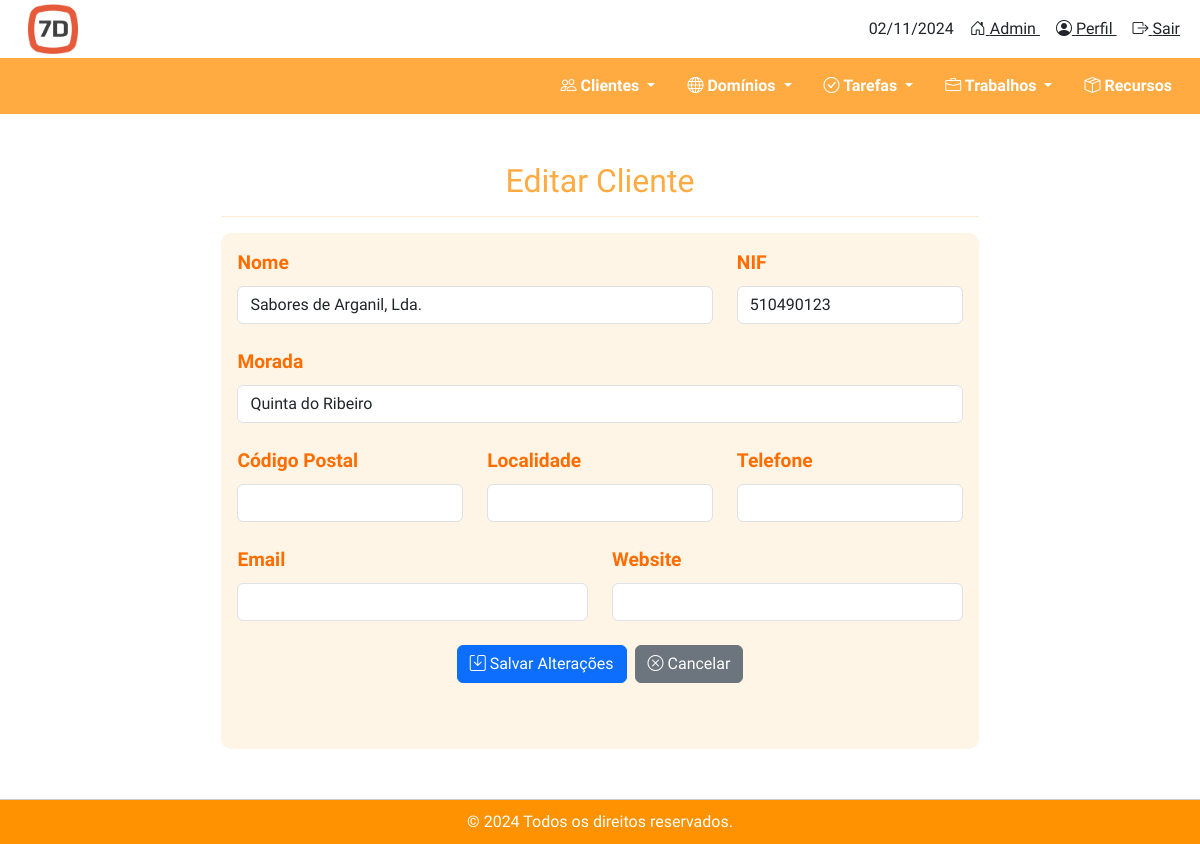
The page /clientes/editar/2/ on the database as committed earlier.
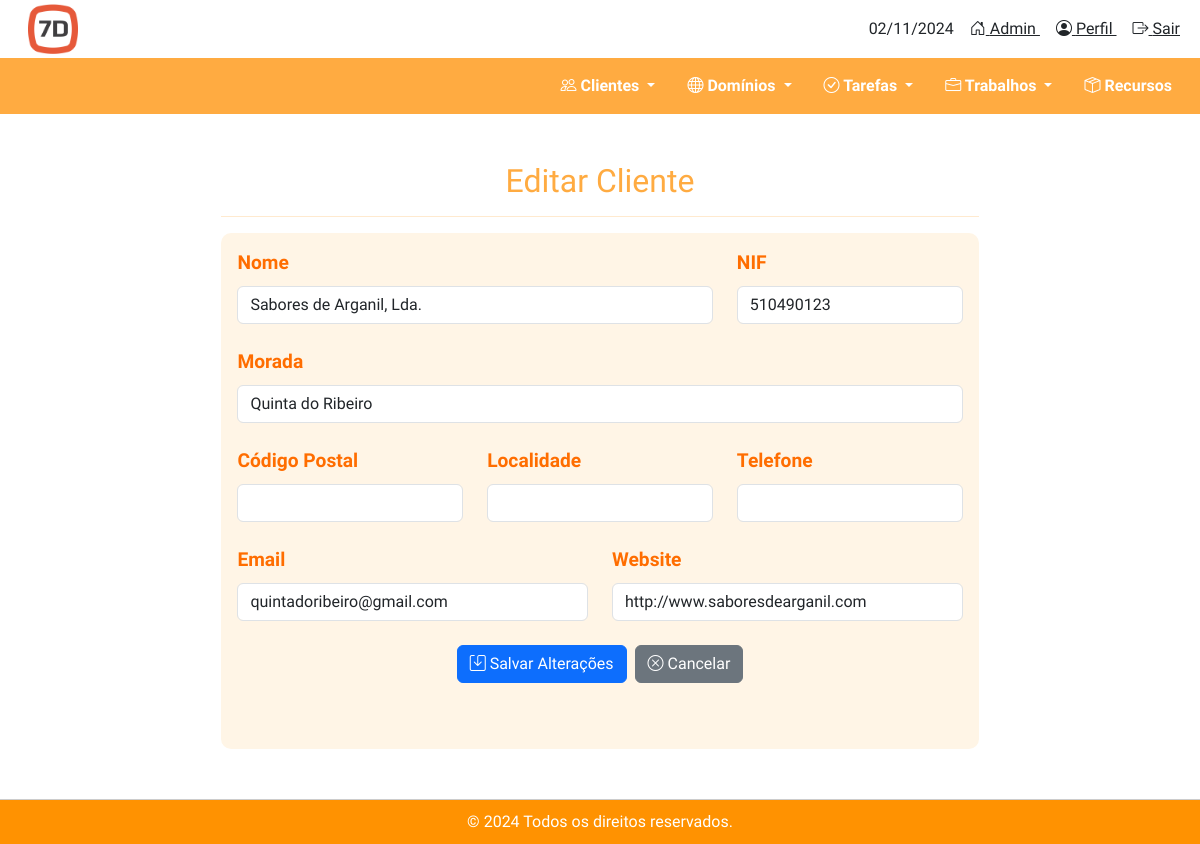
The same page on the database as committed later.
### clientes/models.py (models this page shows, shortened)
class Cliente(models.Model):
    nome = models.CharField(max_length=255)
    nif = models.CharField(max_length=9, verbose_name='Número de Identificação Fiscal')
    morada = models.CharField(max_length=255, blank=True, null=True)
    codigo_postal = models.CharField(max_length=10, blank=True, null=True)
    localidade = models.CharField(max_length=100, blank=True, null=True)
    telefone = models.CharField(max_length=15, blank=True, null=True)
    email = models.EmailField(blank=True, null=True)
    website = models.URLField(blank=True, null=True)
    cliente_desde = models.DateField(blank=True, null=True)

### clientes/views.py (the view)
# urls.py: path('editar/<int:cliente_id>/', editar_cliente, name='editar_cliente'),  # URL para editar cliente
def editar_cliente(request, cliente_id):
    cliente = get_object_or_404(Cliente, pk=cliente_id)
    if request.method == 'POST':
        form = ClienteForm(request.POST, instance=cliente)
        if form.is_valid():
            form.save()
            return redirect('listar_clientes')
    else:
        form = ClienteForm(instance=cliente)
    return render(request, 'clientes/editar_cliente.html', {'form': form, 'cliente': cliente})

### clientes/forms.py
class ClienteForm(forms.ModelForm):
    class Meta:
        model = Cliente
        fields = ['nome', 'nif', 'morada', 'codigo_postal', 'localidade', 'telefone', 'email', 'website']

### clientes/templatetags/form_tags.py (called while the page is built)
@register.filter
def add_class(field, css_class):
    return field.as_widget(attrs={'class': css_class})

### clientes/templates/clientes/editar_cliente.html (shortened to what this page needs)
{% extends 'base.html' %}
{% load static %}
{% load form_tags %}
{% block content %}
<div class="container mt-5" style="max-width: 70%; margin: 0 auto;">
    <h2 class="text-center mb-2" style="color: #ffab41;">Editar Cliente</h2>
    <hr style="border-color: #ffab41;">
    <div class="p-3" style="background-color: #fff5e6; border-radius: 10px; margin-bottom: 50px;">
        <form method="POST">
            <div class="row mb-4">
                <div class="col-md-8">
                    <label for="id_nome" class="form-label"
                        style="font-size: 1.2rem; font-weight: bold; color: #ff6d00;">Nome</label>
                    {{ form.nome|add_class:"form-control" }}
                </div>
                <div class="col-md-4">
                    <label for="id_nif" class="form-label"
                        style="font-size: 1.2rem; font-weight: bold; color: #ff6d00;">NIF</label>
                    {{ form.nif|add_class:"form-control" }}
                </div>
            </div>
            <div class="mb-4">
                <label for="id_morada" class="form-label"
                    style="font-size: 1.2rem; font-weight: bold; color: #ff6d00;">Morada</label>
                {{ form.morada|add_class:"form-control" }}
            </div>
            <div class="row mb-4">
                <div class="col-md-4">
                    <label for="id_codigo_postal" class="form-label"
                        style="font-size: 1.2rem; font-weight: bold; color: #ff6d00;">Código Postal</label>
                    {{ form.codigo_postal|add_class:"form-control" }}
                </div>
                <div class="col-md-4">
                    <label for="id_localidade" class="form-label"
                        style="font-size: 1.2rem; font-weight: bold; color: #ff6d00;">Localidade</label>
                    {{ form.localidade|add_class:"form-control" }}
                </div>
                <div class="col-md-4">
                    <label for="id_telefone" class="form-label"
                        style="font-size: 1.2rem; font-weight: bold; color: #ff6d00;">Telefone</label>
                    {{ form.telefone|add_class:"form-control" }}
                </div>
            </div>
            <div class="row mb-4">
                <div class="col-md-6">
                    <label for="id_email" class="form-label"
                        style="font-size: 1.2rem; font-weight: bold; color: #ff6d00;">Email</label>
                    {{ form.email|add_class:"form-control" }}
                </div>
                <div class="col-md-6">
                    <label for="id_website" class="form-label"
                        style="font-size: 1.2rem; font-weight: bold; color: #ff6d00;">Website</label>
                    {{ form.website|add_class:"form-control" }}
                </div>
            </div>
            <div class="d-flex justify-content-center">
                <button type="submit" class="btn btn-primary me-2">
                    <i class="bi bi-save"></i> Salvar Alterações
                </button>
                <a href="{% url 'listar_clientes' %}" class="btn btn-secondary">
                    <i class="bi bi-x-circle"></i> Cancelar
                </a>
            </div>
        </form>
        <div style="height: 50px;"></div>
    </div>
</div>
{% endblock %}

Rows that differ between the two databases and show on the page:
changed Cliente "Sabores de Arganil, Lda.": email (not shown) → "quintadoribeiro@gmail.com"; website (not shown) → "http://www.saboresdearganil.com"
